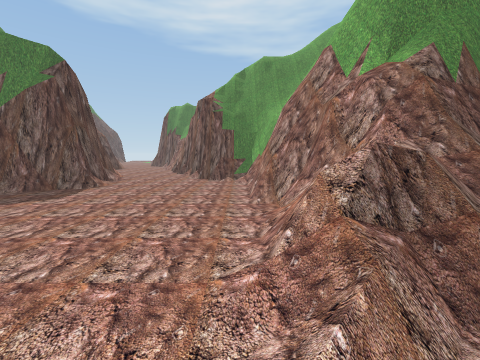
View 1 (above)

22 first-person views from a walk through a 3-D level made in the Unity game engine. The camera is 1.5 m above the floor, tilts 6° down and sees 90° across. The floor is counted in squares, 2 m on a side. Each view is taken from the middle of a square. On the plan, view 1 faces up. The plan holds only what a view shows up to about 9 squares ahead; the rest is blank. The place goes on beyond the plan. Some trees and plants on the terrain are drawn as simple stand-ins. The player is left out. Some animated figures are not drawn.

View 2
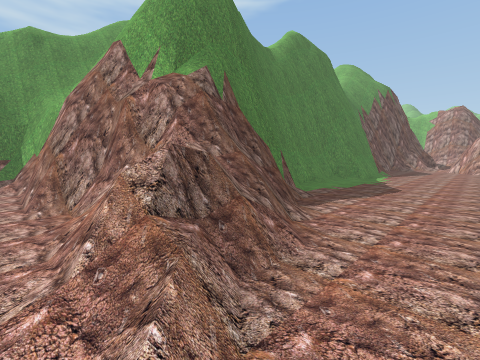

View 3
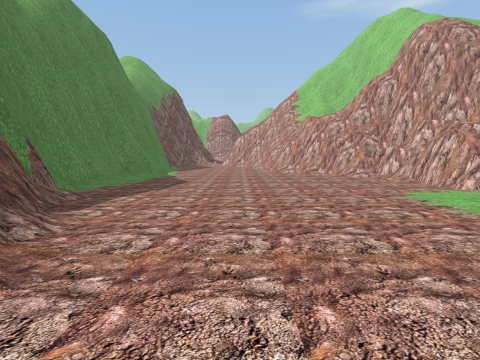

View 4
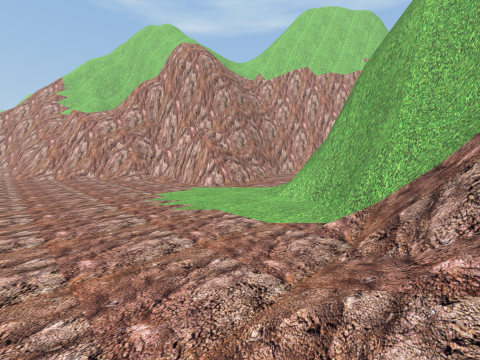

View 5
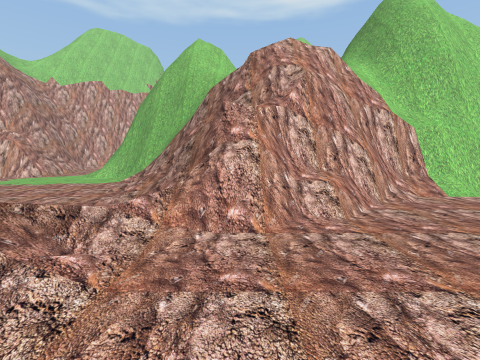

View 6
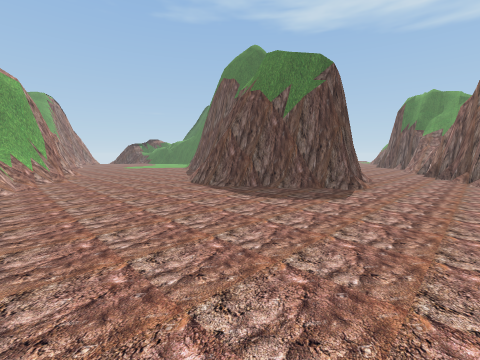

View 7
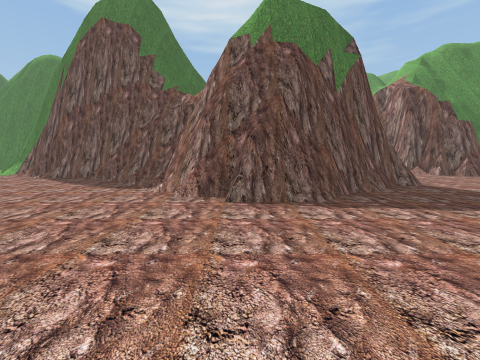

View 8
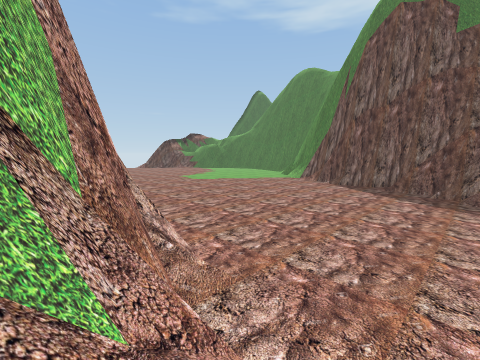

View 9
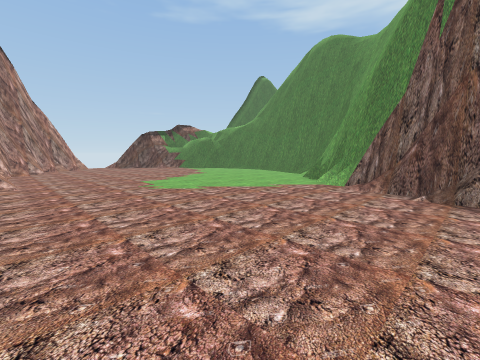

View 10
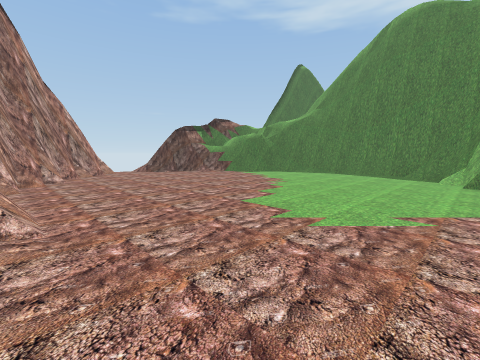

View 11
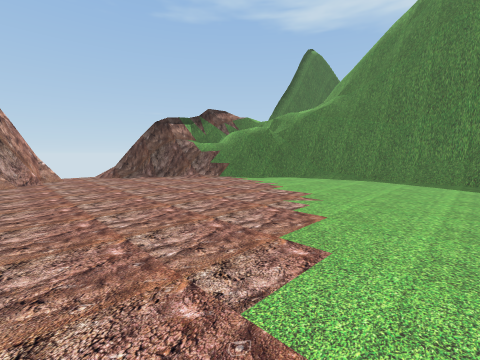

View 12
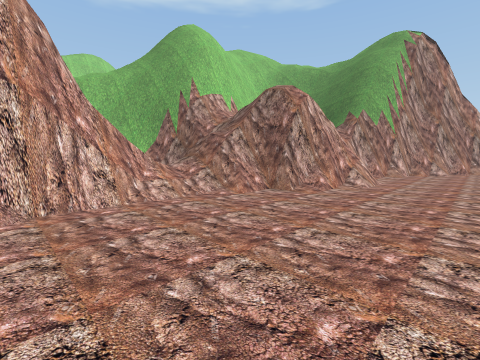

View 13
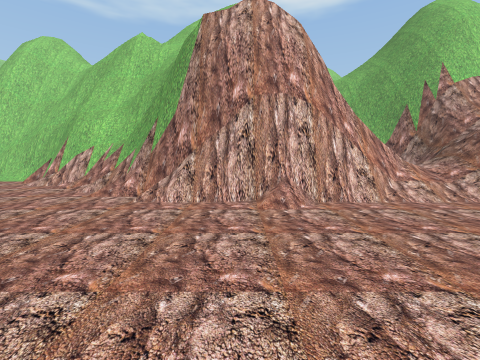

View 14
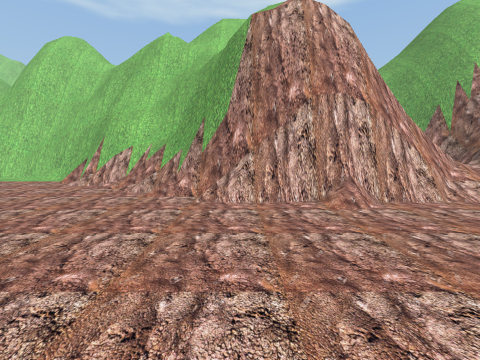

View 15
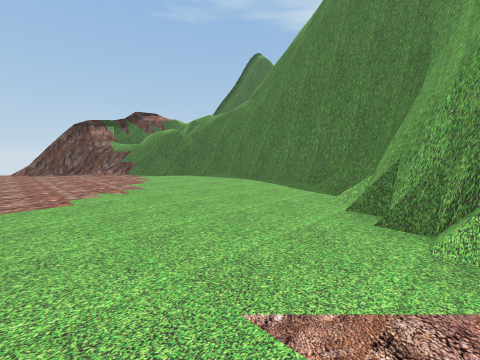

View 16
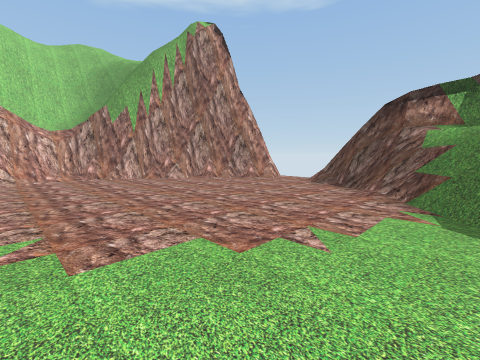

View 17
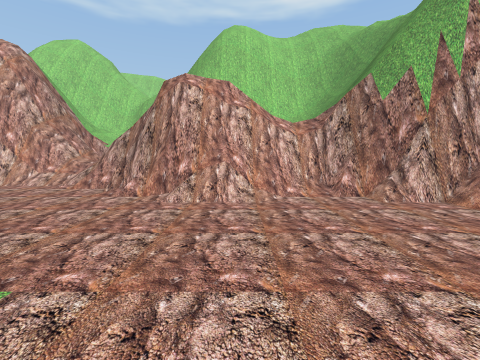

View 18
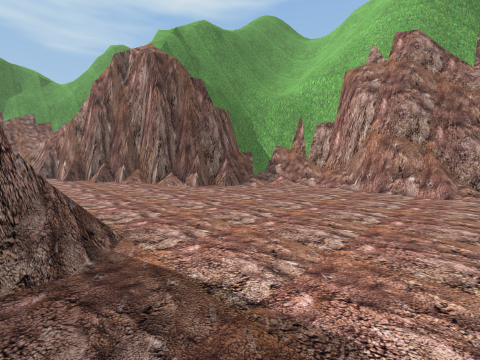

View 19
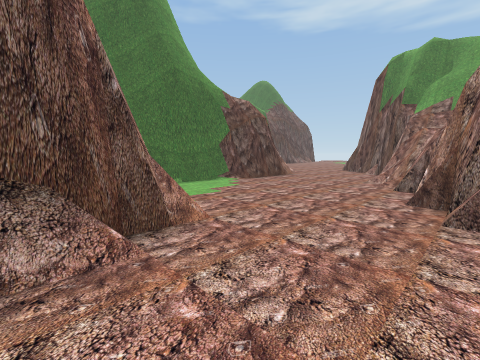

View 20
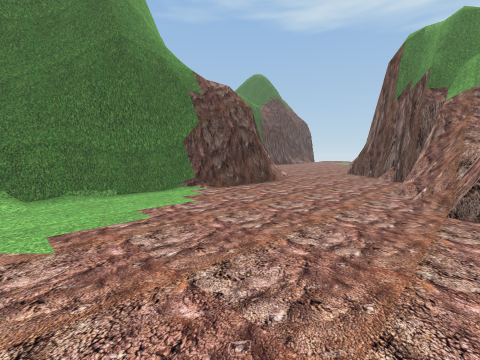

View 21
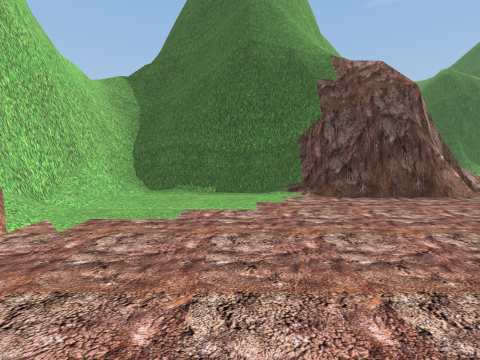

View 22
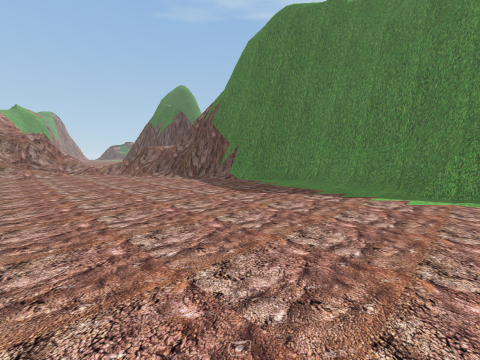

### Floor plan
Key: @ floor where view 1 was taken; # wall or solid block; . main floor; : floor 0.25 m higher than the main floor; / step, stairs or slope; = window, fence, low wall or low ledge; v drop or lower ground.
Columns run from 30 left of view 1 to 11 right of it. Each row starts with its distance up from view 1.
 17                      #...##
 16                      #....#
 15                      #....##
 14     ########         #.....#
 13    ##...../#         #.....##
 12   ##.......##        #......#
 11  ##.........##       #......##
 10 ##...........###     ####....###
  9 #..............####     ##..../#
  8 ..................##    ##.....#
  7 #..................##  ###.....#
  6 ##..................####.......#
  5  ###.................##........##   #####
  4    ##..//......................=#####.//##
  3     ######.....................==##/.....:
  2          ##//####............./=#=/.......
  1          ##/##  ##/...........//..........
  0           # ##   ###/......./=@...........
 -1           # #     ###/.....####/..........
 -2           ##        ###########/..........
 -3                               ##.........#
 -4                                ##.......##
 -5                                ###/.#v###
 -6                                  # .#/###
 -7                                    .//###
 -8                                        #

Positions as (right, up) in squares from view 1, and headings:
1: (0, 0), facing up
2: (0, 0), facing up-right
3: (1, 0), facing right
4: (1, -1), facing down-right
5: (-1, 3), facing down
6: (-2, 0), facing up-left
7: (-9, 1), facing up
8: (-12, 1), facing up-left
9: (-15, 4), facing up-left
10: (-19, 4), facing up-left
11: (-21, 6), facing up-left
12: (-16, 6), facing down-left
13: (-15, 6), facing down
14: (-14, 6), facing down
15: (-18, 8), facing up-left
16: (-23, 12), facing down-left
17: (-23, 8), facing down
18: (-5, 5), facing up-right
19: (-3, 9), facing up-left
20: (-4, 11), facing up-left
21: (-4, 13), facing left
22: (11, -2), facing up-left
